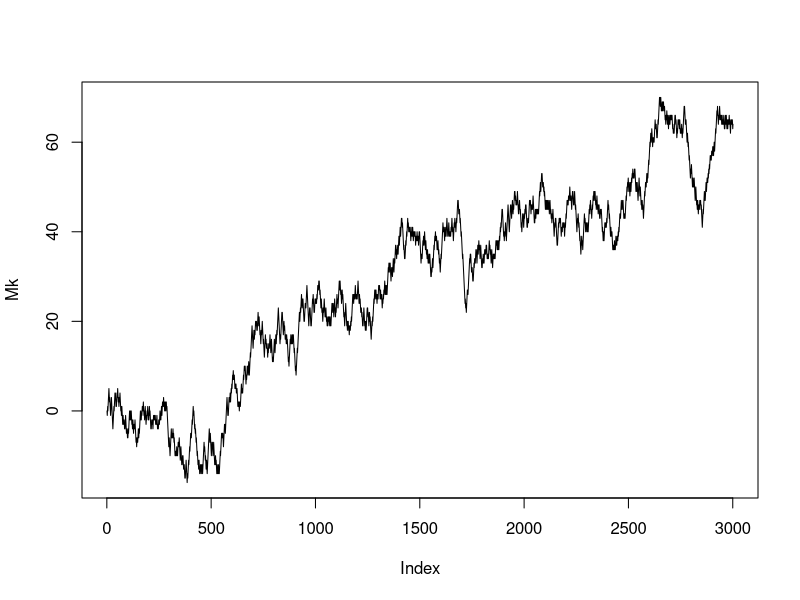

Write R code to recreate this figure. (Note: this script raises an error after producing the figure.)
######################################################################
#
# Chapter 3 > 3.2 Scaled symmetric random walk
#
# TODO: section: Create an array of (3000) steps sample random walk
# Work to find a solution for functionnal way of doing the stuff
#
######################################################################

#
# Library
#
library(ggplot2)

#
# Probability measure:
#
# For the purpose of this theory, first are define the probabilities p and q such as it has the same occurence (one half)
#
p <- 1/2
q <- 1 - p

#
# Some graphics will be created inside this folder:
# code\Chapter3\figure
#
# To access the content of this folder, the variable figure could be used for:
#
figure <- paste(getwd(), 'Chapter3', 'figure', sep = '/')

#
# Definition of the symmetric random walk
#
# The symmetric random walk is first defined by some samples (which makes an array of sampled symmetric random walk)
# Variables:
#   * [k]: The size of the sample is denoted by the variable k -> (see theory $M_k$ denote the Symmetric Random Walk variable)
#   * [asize]: length of the array containing the Symmetric Random Walks
#
# Next it will be defined by its distributions.
#
# Both will be use full for finding expectation and variance theoterically or empirically
#
k <- 3000
asize <- 75000

###################################
# Empirical Symmetric Random Walk #
###################################
#
# Construction on the Empirical Random variable X
X <- sample(x = c(-1, 1),
            size = k,
            replace = T,
            prob = c(p, q)
)
# 
# Construction of the Empirical Random Walk
#
Mk <- c(0, 
         sapply(seq_along(X), function(x){sum(X[1:x])}))

##
# Check by plot
##
file <- paste(figure, 'EmpiricalSymmetricRandomWalkSample.pdf', sep = '/')
pdf(file = file)
plot(Mk,
     type = 'l')
dev.off()

#######################################################
# Create an array of [3000 steps] sample random walks #
#######################################################
#
#   * [Mkr]: Array of [asize] number of Symmetric Random Walk
#
Mkr <- matrix(data = sample(x = c(-1, 1),
                            replace = T,
                            prob = c(p, q),
                            size = k*asize),
              nrow = asize,
              ncol = k
)
 
#
# Calculate the empirical distribution
# First by computing the Expectation
#
#   *[Mki]: Array containing the final step of the random work at time F(T)
#           Only all the finals steps are keeping inside the new array
#           because the expectation computed is the following:
#           E[M_T|F(0)] -> The expectation of the value at time T computed from
#                           t = 0
#
#   *[Empir]:  Empirical expectation of Symmetric Random Walk. 
#             [Mki] contains a sample of symmetric Random Value for time = T
#             To compute the expectation I only use the function *mean* on [Mki]
#               According to the martingale properties of Symmetric Random Walk
#             E[M[T] | 0] = E[M[T]] = M[0] = 0
#
#
#   rowSums is used to compute the accumulated value of the random walk
#   from t=0 to t=T
Mki <- rowSums(Mkr)
Empir <- mean(Mki)

#
# Plot the distribution
#
#   * [Mkd] : Matrix that contains:
#     * [RandomValue] : Random variable in which are stored the accumulated values of 
#                       the Tth step of  all the Symmetric Random Walks
#
#     * [Frequency] : The frequency of each value before aggregation. Indeed
#                     before aggregate the values, all have the same occurence.
#
#   * [MkHistogramFormated] : Aggregate version of Mkd 
#                             (group by is made from [RandomValue])
#
Mkd <- cbind(RandomValue = Mki, 
             Frequency = 1/length(Mki))
#
# The following variable is the aggregation of the Frequency by RandomValue.
# It could be used with other plot engine that ggplot with geom_histogram
# where the aggregation is automated.
MkHistogramFormated <- aggregate(Frequency ~ RandomValue, Mkd, sum)

file <- paste(figure, 'EmpiricalDistribution.pdf', sep = '/')

pdf(file = file)
ggplot(as.data.frame(Mkd), aes(RandomValue)) +
  geom_histogram(aes(y = (..count..)/sum(..count..)),
                 binwidth = 10) +
  scale_y_continuous(labels = scales::percent)
dev.off()
  
############################ 
# Theoretical distribution #
############################ 
#
#  *[Mt]: Stands for Theoretically Symm. Random Walk
# 
# The array (data.frame) used to store all the value that the variable Mt could take according to the path has a dimension dim_x * dim_y
#
# IMPORTANT NOTE: Due to precision issue, the variable k (which denotes the number of step
#       into the brownian motion) must be fixed at 1000 maximum. The issue occurs when
#       using the *choose* function in order to compute the distribution values.
#
k <- 1000
dim_x <- dim_y <- 1:(k + 1)
Mt <- outer(dim_x, 
           dim_y, 
           FUN=function(r,c){ifelse(c>=r, (c-r) - (r-1), NA_integer_)}) 

#
# Mt contains all the values the random variables could take
# it remains to derive all the probabilities associated to that values:
#
#   * [fi]: Dataframe which has same dimension than Mt and which gives the probability associated.
#
fi <- outer(dim_x,
           dim_y,
           FUN = function(i, j){choose((j-1), (j-i)) * p^(j-1)})
# CHECK: A rapid check to see if the variable [fi] contains probability by col.
#   We just have to sum up the data col by col and ensure that it provides the value 1.
#
# *round* function is only use to prevent round issue.
if(round(mean(colSums(fi))) == 1) print("Ok the sum of the whole sample set OMEGA equal ONE :)")

##
# Graph of the Theoretical distribution
##
#
#   * [DistributionSymRanWal]: data.frame wich contains two columns:
#     + [Value] All the possible value that the random walk could take at time = k (after k coin tosses)
#     + [Frequency] The associated probability
#
#   * [range]: Number of possibility of value for the random variable at t = k
#
#   * [lastToss]: Only the last coin toss is interesting to graph the distribution
#
range <- dim_x
lastToss <- length(dim_y)

distributionSymRanWal <- data.frame(
  Value = Mt[range, lastToss],
  Frequency = fi[range, lastToss]
)

# For the sake of visibility the limit of X axis has been set to [-100, 100]
file <- paste(figure, 'SymmetricRandomWalkDistribution.pdf', sep = '/')

pdf(file = file)

ggplot(data = distributionSymRanWal, aes(Value, Frequency)) +
  geom_line() +
  scale_x_continuous(limits = c(-100, 100))

dev.off()

############################ 
# Increments               #
############################ 

# Table of increments of the Symmetric Random Walk designed abovoe (Mk)
X
# Xk is the possible outcome of the random variable X:
Xk <- c(1, -1)
# Expectation:
Ex <- weighted.mean(Xk, c(p, q))
Ex.square <- weighted.mean(Xk^2, c(p, q))
# Variance
S <- Ex.square - Ex^2

###########################################################
# Check the martingale property of symmetric random walk. #
###########################################################
#
# The martingale 
# With l > k, show that:
# E[Ml|F(k)] = Mk

##
# first experiment: 
# simple NOT CONDITIONAL Expectation
# E[M200|f(0)] should equal zero because:
# M0 = 0 and Because Mt is a martingale thus:
##
EM200 = sum(Mt[1:200, 200] * fi[1:200, 200]) # equal zero.

##
# Next experiment: Conditional expectation
# It means: Expectation of Mt_l at k
# denoted by: E[Mt_l|f(k)], with k < l
#
# Variables
#   * [from] : Because the random variable could take more than one value at t = k, a starting point for expectation must be fixed
#   * [k] : to fix the filtration point F(k)
#   * [l] : Indice of the random variable on which the expectation will be computed
#   * [len]: length between k and l
#   * [df] : reduced data.frame containing data useful for calculation of expectation
#   * [i] : Row index of the reduce data.frame which take only the values useful for the calculation of expectation
#   * [j] ; Such as j but using as column index.
#   * [fi_min] : Shorter version of the probabilities' array used above for Mk variable.
##
# To make another calculation of other expectation the following variables should be changed:
#   * [from] : as starting column point
#   * [k] : As stating row point
#   * [l] : Ending column point. (the ending x-axis point in automatically given by the procedure.)
##
from  <- 2
k     <- 4
l     <- 19
#
# IMPROVE:
# Furhter release of the document should deal with environment
# It could be possible to use lockBinding to make the following variable acting as constant.
#
len     <- abs(l - k)
i       <- from:(from + len)
j       <- k:l
df      <- Mt[i, j]
fi_min  <- fi[1:(len+1), 1:(len+1)]
#
# Finally compute the expectation E[Mt_l|f(k)]:
# Does the starting value equal the expectation up to l ?
#   * [Mt[from, k]]: (from, k) are the coordinate of the starting point from where the calculation of the expectation start.
#
ifelse(Mt[from, k] == sum(df[, l-k+1] * fi_min[, l-k+1]),
       "martingale!",
       'Not a martingale')
 
























